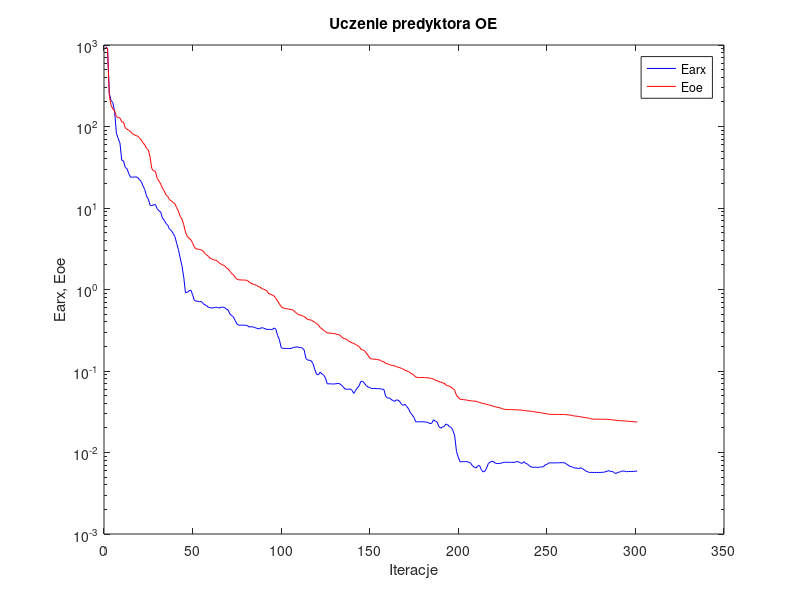
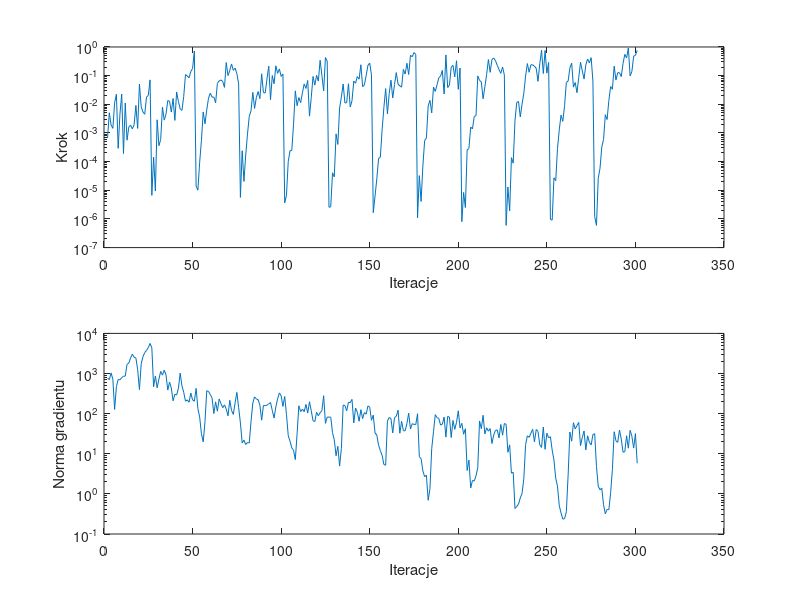

These charts were generated, in order, by the following MATLAB code:
%uczenie predyktora oe
clear all;
n=0; farx(n+1)=9.502487e+002; foe(n+1)=9.430594e+002; wspucz(n+1)=0.000000e+000; ng(n+1)=0.000000e+000;
%odnowa zmiennej metryki
n=1; farx(n+1)=9.040297e+002; foe(n+1)=8.905251e+002; krok(n+1)=6.650130e-004; ng(n+1)=7.638584e+002;
n=2; farx(n+1)=2.532303e+002; foe(n+1)=2.383231e+002; krok(n+1)=5.060913e-003; ng(n+1)=7.038138e+002;
n=3; farx(n+1)=2.083088e+002; foe(n+1)=1.813509e+002; krok(n+1)=1.889294e-003; ng(n+1)=1.035083e+003;
n=4; farx(n+1)=1.964804e+002; foe(n+1)=1.645506e+002; krok(n+1)=1.450408e-003; ng(n+1)=7.190953e+002;
n=5; farx(n+1)=1.515878e+002; foe(n+1)=1.551415e+002; krok(n+1)=1.136409e-002; ng(n+1)=1.273393e+002;
n=6; farx(n+1)=8.277605e+001; foe(n+1)=1.317973e+002; krok(n+1)=2.243330e-002; ng(n+1)=4.702660e+002;
n=7; farx(n+1)=7.112344e+001; foe(n+1)=1.294971e+002; krok(n+1)=2.905105e-004; ng(n+1)=7.141858e+002;
n=8; farx(n+1)=6.261980e+001; foe(n+1)=1.271152e+002; krok(n+1)=4.578975e-003; ng(n+1)=6.949234e+002;
n=9; farx(n+1)=3.871081e+001; foe(n+1)=1.138650e+002; krok(n+1)=2.280046e-002; ng(n+1)=7.839085e+002;
n=10; farx(n+1)=3.779984e+001; foe(n+1)=1.131960e+002; krok(n+1)=1.912125e-004; ng(n+1)=8.578137e+002;
n=11; farx(n+1)=3.149492e+001; foe(n+1)=9.600747e+001; krok(n+1)=1.109636e-002; ng(n+1)=8.593576e+002;
n=12; farx(n+1)=3.034037e+001; foe(n+1)=9.232597e+001; krok(n+1)=5.598060e-004; ng(n+1)=1.692251e+003;
n=13; farx(n+1)=2.633401e+001; foe(n+1)=8.992723e+001; krok(n+1)=1.620122e-003; ng(n+1)=1.819605e+003;
n=14; farx(n+1)=2.384308e+001; foe(n+1)=8.654059e+001; krok(n+1)=1.882699e-003; ng(n+1)=2.428768e+003;
n=15; farx(n+1)=2.393315e+001; foe(n+1)=8.094372e+001; krok(n+1)=1.389400e-003; ng(n+1)=3.040404e+003;
n=16; farx(n+1)=2.392994e+001; foe(n+1)=7.997786e+001; krok(n+1)=1.945210e-003; ng(n+1)=2.554361e+003;
n=17; farx(n+1)=2.414588e+001; foe(n+1)=7.713354e+001; krok(n+1)=9.128410e-003; ng(n+1)=2.439382e+003;
n=18; farx(n+1)=2.365518e+001; foe(n+1)=7.644817e+001; krok(n+1)=1.441974e-003; ng(n+1)=1.259609e+003;
n=19; farx(n+1)=2.230237e+001; foe(n+1)=7.232907e+001; krok(n+1)=5.079872e-002; ng(n+1)=3.973404e+002;
n=20; farx(n+1)=2.119365e+001; foe(n+1)=6.845229e+001; krok(n+1)=8.085176e-003; ng(n+1)=1.741767e+003;
n=21; farx(n+1)=1.873607e+001; foe(n+1)=6.329698e+001; krok(n+1)=5.355898e-003; ng(n+1)=2.632407e+003;
n=22; farx(n+1)=1.690381e+001; foe(n+1)=5.938006e+001; krok(n+1)=4.498477e-003; ng(n+1)=3.329793e+003;
n=23; farx(n+1)=1.406480e+001; foe(n+1)=5.415504e+001; krok(n+1)=1.789637e-002; ng(n+1)=3.771131e+003;
n=24; farx(n+1)=1.285228e+001; foe(n+1)=5.148973e+001; krok(n+1)=2.038266e-002; ng(n+1)=4.425169e+003;
n=25; farx(n+1)=1.083313e+001; foe(n+1)=4.234743e+001; krok(n+1)=7.119534e-002; ng(n+1)=5.625112e+003;
%odnowa zmiennej metryki
n=26; farx(n+1)=1.067351e+001; foe(n+1)=3.035447e+001; krok(n+1)=6.646278e-006; ng(n+1)=4.360816e+003;
n=27; farx(n+1)=1.093444e+001; foe(n+1)=2.855191e+001; krok(n+1)=1.433326e-004; ng(n+1)=4.696565e+002;
n=28; farx(n+1)=1.101569e+001; foe(n+1)=2.830125e+001; krok(n+1)=9.399927e-006; ng(n+1)=8.690318e+002;
n=29; farx(n+1)=9.816760e+000; foe(n+1)=2.315704e+001; krok(n+1)=2.883948e-003; ng(n+1)=4.401935e+002;
n=30; farx(n+1)=9.242887e+000; foe(n+1)=2.139592e+001; krok(n+1)=3.604935e-004; ng(n+1)=7.269259e+002;
n=31; farx(n+1)=8.911887e+000; foe(n+1)=1.971419e+001; krok(n+1)=5.880954e-004; ng(n+1)=1.127354e+003;
n=32; farx(n+1)=7.518141e+000; foe(n+1)=1.750744e+001; krok(n+1)=7.981858e-003; ng(n+1)=9.115102e+002;
n=33; farx(n+1)=7.070521e+000; foe(n+1)=1.620103e+001; krok(n+1)=2.804162e-003; ng(n+1)=1.214659e+003;
n=34; farx(n+1)=6.460379e+000; foe(n+1)=1.450332e+001; krok(n+1)=4.483426e-003; ng(n+1)=9.247089e+002;
n=35; farx(n+1)=6.143206e+000; foe(n+1)=1.385562e+001; krok(n+1)=1.350413e-002; ng(n+1)=3.873067e+002;
n=36; farx(n+1)=5.475248e+000; foe(n+1)=1.263959e+001; krok(n+1)=1.284535e-002; ng(n+1)=6.101989e+002;
n=37; farx(n+1)=5.309093e+000; foe(n+1)=1.227266e+001; krok(n+1)=5.355898e-003; ng(n+1)=4.340577e+002;
n=38; farx(n+1)=4.880550e+000; foe(n+1)=1.167511e+001; krok(n+1)=1.596372e-002; ng(n+1)=2.087915e+002;
n=39; farx(n+1)=4.480603e+000; foe(n+1)=1.131470e+001; krok(n+1)=2.739044e-003; ng(n+1)=3.035704e+002;
n=40; farx(n+1)=3.704343e+000; foe(n+1)=1.011339e+001; krok(n+1)=2.698544e-002; ng(n+1)=2.914622e+002;
n=41; farx(n+1)=3.099068e+000; foe(n+1)=9.177749e+000; krok(n+1)=1.262969e-002; ng(n+1)=4.292822e+002;
n=42; farx(n+1)=2.440471e+000; foe(n+1)=7.859287e+000; krok(n+1)=6.947618e-003; ng(n+1)=1.022823e+003;
n=43; farx(n+1)=1.959840e+000; foe(n+1)=7.320974e+000; krok(n+1)=6.130766e-003; ng(n+1)=4.941575e+002;
n=44; farx(n+1)=1.420338e+000; foe(n+1)=6.239813e+000; krok(n+1)=1.893212e-002; ng(n+1)=3.399768e+002;
n=45; farx(n+1)=9.122773e-001; foe(n+1)=5.077760e+000; krok(n+1)=1.084302e-001; ng(n+1)=2.039993e+002;
n=46; farx(n+1)=9.206506e-001; foe(n+1)=4.480881e+000; krok(n+1)=9.704432e-002; ng(n+1)=2.201253e+002;
n=47; farx(n+1)=9.642357e-001; foe(n+1)=4.250307e+000; krok(n+1)=8.388517e-002; ng(n+1)=1.922109e+002;
n=48; farx(n+1)=9.850840e-001; foe(n+1)=4.079080e+000; krok(n+1)=1.392689e-001; ng(n+1)=3.269532e+002;
n=49; farx(n+1)=8.635066e-001; foe(n+1)=3.747041e+000; krok(n+1)=1.775417e-001; ng(n+1)=2.201399e+002;
n=50; farx(n+1)=7.387684e-001; foe(n+1)=3.292790e+000; krok(n+1)=7.215816e-001; ng(n+1)=2.043011e+002;
%odnowa zmiennej metryki
n=51; farx(n+1)=7.205227e-001; foe(n+1)=3.151081e+000; krok(n+1)=1.384553e-005; ng(n+1)=4.256567e+002;
n=52; farx(n+1)=7.160746e-001; foe(n+1)=3.133095e+000; krok(n+1)=1.009346e-005; ng(n+1)=1.332873e+002;
n=53; farx(n+1)=7.092675e-001; foe(n+1)=3.093446e+000; krok(n+1)=9.458811e-005; ng(n+1)=8.245507e+001;
n=54; farx(n+1)=7.106211e-001; foe(n+1)=3.062723e+000; krok(n+1)=5.510555e-004; ng(n+1)=3.154141e+001;
n=55; farx(n+1)=6.712171e-001; foe(n+1)=2.952101e+000; krok(n+1)=5.414124e-003; ng(n+1)=1.980389e+001;
n=56; farx(n+1)=6.488624e-001; foe(n+1)=2.754910e+000; krok(n+1)=2.094724e-003; ng(n+1)=6.264821e+001;
n=57; farx(n+1)=6.290216e-001; foe(n+1)=2.647448e+000; krok(n+1)=6.401705e-003; ng(n+1)=3.719762e+002;
n=58; farx(n+1)=6.040998e-001; foe(n+1)=2.545293e+000; krok(n+1)=1.640492e-002; ng(n+1)=3.590385e+002;
n=59; farx(n+1)=5.994539e-001; foe(n+1)=2.410173e+000; krok(n+1)=2.452306e-002; ng(n+1)=2.995596e+002;
n=60; farx(n+1)=5.927668e-001; foe(n+1)=2.353141e+000; krok(n+1)=1.767909e-002; ng(n+1)=2.440768e+002;
n=61; farx(n+1)=5.990455e-001; foe(n+1)=2.310622e+000; krok(n+1)=1.793370e-002; ng(n+1)=1.006733e+002;
n=62; farx(n+1)=6.035417e-001; foe(n+1)=2.286064e+000; krok(n+1)=1.127471e-002; ng(n+1)=1.964804e+002;
n=63; farx(n+1)=6.050348e-001; foe(n+1)=2.240403e+000; krok(n+1)=5.382558e-002; ng(n+1)=1.152054e+002;
n=64; farx(n+1)=5.895853e-001; foe(n+1)=2.122590e+000; krok(n+1)=6.602029e-002; ng(n+1)=2.328790e+002;
n=65; farx(n+1)=6.064067e-001; foe(n+1)=2.052885e+000; krok(n+1)=7.092411e-002; ng(n+1)=1.787982e+002;
n=66; farx(n+1)=6.052840e-001; foe(n+1)=1.994419e+000; krok(n+1)=6.287977e-002; ng(n+1)=1.405866e+002;
n=67; farx(n+1)=6.041949e-001; foe(n+1)=1.969144e+000; krok(n+1)=3.899737e-002; ng(n+1)=1.653645e+002;
n=68; farx(n+1)=5.742130e-001; foe(n+1)=1.849159e+000; krok(n+1)=2.862909e-001; ng(n+1)=1.309452e+002;
n=69; farx(n+1)=5.649341e-001; foe(n+1)=1.797793e+000; krok(n+1)=1.003743e-001; ng(n+1)=8.841136e+001;
n=70; farx(n+1)=5.027383e-001; foe(n+1)=1.685655e+000; krok(n+1)=1.519256e-001; ng(n+1)=2.152607e+002;
n=71; farx(n+1)=4.791939e-001; foe(n+1)=1.569718e+000; krok(n+1)=2.553603e-001; ng(n+1)=1.196515e+002;
n=72; farx(n+1)=4.628419e-001; foe(n+1)=1.521284e+000; krok(n+1)=1.530377e-001; ng(n+1)=9.581423e+001;
n=73; farx(n+1)=4.169818e-001; foe(n+1)=1.406900e+000; krok(n+1)=1.827549e-001; ng(n+1)=1.849052e+002;
n=74; farx(n+1)=3.782885e-001; foe(n+1)=1.342058e+000; krok(n+1)=1.181740e-001; ng(n+1)=3.379151e+002;
n=75; farx(n+1)=3.650489e-001; foe(n+1)=1.315126e+000; krok(n+1)=5.138140e-002; ng(n+1)=1.430743e+002;
%odnowa zmiennej metryki
n=76; farx(n+1)=3.648665e-001; foe(n+1)=1.313305e+000; krok(n+1)=5.626291e-006; ng(n+1)=5.888241e+001;
n=77; farx(n+1)=3.656344e-001; foe(n+1)=1.306701e+000; krok(n+1)=2.396186e-004; ng(n+1)=1.858198e+001;
n=78; farx(n+1)=3.655430e-001; foe(n+1)=1.306122e+000; krok(n+1)=2.030432e-005; ng(n+1)=2.178817e+001;
n=79; farx(n+1)=3.640975e-001; foe(n+1)=1.303488e+000; krok(n+1)=1.701807e-004; ng(n+1)=1.702242e+001;
n=80; farx(n+1)=3.598515e-001; foe(n+1)=1.287490e+000; krok(n+1)=9.143281e-004; ng(n+1)=1.900831e+001;
n=81; farx(n+1)=3.455770e-001; foe(n+1)=1.228564e+000; krok(n+1)=3.816075e-003; ng(n+1)=1.858315e+001;
n=82; farx(n+1)=3.502851e-001; foe(n+1)=1.193067e+000; krok(n+1)=5.946996e-003; ng(n+1)=6.383442e+001;
n=83; farx(n+1)=3.472146e-001; foe(n+1)=1.163922e+000; krok(n+1)=2.610023e-002; ng(n+1)=1.842428e+002;
n=84; farx(n+1)=3.423289e-001; foe(n+1)=1.147592e+000; krok(n+1)=7.163682e-003; ng(n+1)=2.612087e+002;
n=85; farx(n+1)=3.358309e-001; foe(n+1)=1.129125e+000; krok(n+1)=1.729712e-002; ng(n+1)=2.328013e+002;
n=86; farx(n+1)=3.295922e-001; foe(n+1)=1.087849e+000; krok(n+1)=2.788482e-002; ng(n+1)=2.212809e+002;
n=87; farx(n+1)=3.318162e-001; foe(n+1)=1.073866e+000; krok(n+1)=1.576669e-002; ng(n+1)=1.621885e+002;
n=88; farx(n+1)=3.404656e-001; foe(n+1)=1.025710e+000; krok(n+1)=1.160291e-001; ng(n+1)=6.871050e+001;
n=89; farx(n+1)=3.367289e-001; foe(n+1)=1.010752e+000; krok(n+1)=2.556569e-002; ng(n+1)=1.595584e+002;
n=90; farx(n+1)=3.289538e-001; foe(n+1)=9.885501e-001; krok(n+1)=2.489395e-002; ng(n+1)=1.577952e+002;
n=91; farx(n+1)=3.234651e-001; foe(n+1)=9.615864e-001; krok(n+1)=7.680579e-002; ng(n+1)=1.620423e+002;
n=92; farx(n+1)=3.242878e-001; foe(n+1)=8.832089e-001; krok(n+1)=2.144024e-001; ng(n+1)=1.754747e+002;
n=93; farx(n+1)=3.238004e-001; foe(n+1)=8.773275e-001; krok(n+1)=1.438335e-002; ng(n+1)=1.882156e+002;
n=94; farx(n+1)=3.216741e-001; foe(n+1)=8.556202e-001; krok(n+1)=1.008497e-001; ng(n+1)=1.200577e+002;
n=95; farx(n+1)=3.368190e-001; foe(n+1)=8.340256e-001; krok(n+1)=5.214880e-002; ng(n+1)=7.776127e+001;
n=96; farx(n+1)=3.266165e-001; foe(n+1)=7.783099e-001; krok(n+1)=2.203117e-001; ng(n+1)=1.474106e+002;
n=97; farx(n+1)=2.723744e-001; foe(n+1)=7.249011e-001; krok(n+1)=1.204927e-001; ng(n+1)=2.329086e+002;
n=98; farx(n+1)=2.431040e-001; foe(n+1)=6.636315e-001; krok(n+1)=1.717868e-001; ng(n+1)=3.276995e+002;
n=99; farx(n+1)=1.937388e-001; foe(n+1)=6.199051e-001; krok(n+1)=9.363811e-002; ng(n+1)=2.802397e+002;
n=100; farx(n+1)=1.893412e-001; foe(n+1)=5.961002e-001; krok(n+1)=1.139041e-001; ng(n+1)=1.513475e+002;
%odnowa zmiennej metryki
n=101; farx(n+1)=1.892224e-001; foe(n+1)=5.843734e-001; krok(n+1)=3.632716e-006; ng(n+1)=2.673625e+002;
n=102; farx(n+1)=1.890459e-001; foe(n+1)=5.806457e-001; krok(n+1)=6.667567e-006; ng(n+1)=9.613814e+001;
n=103; farx(n+1)=1.883923e-001; foe(n+1)=5.766093e-001; krok(n+1)=9.986599e-005; ng(n+1)=2.841471e+001;
n=104; farx(n+1)=1.896612e-001; foe(n+1)=5.705325e-001; krok(n+1)=2.419010e-004; ng(n+1)=2.048014e+001;
n=105; farx(n+1)=1.897714e-001; foe(n+1)=5.678661e-001; krok(n+1)=2.425061e-004; ng(n+1)=1.411276e+001;
n=106; farx(n+1)=1.959079e-001; foe(n+1)=5.534356e-001; krok(n+1)=2.027075e-003; ng(n+1)=1.218787e+001;
n=107; farx(n+1)=1.950777e-001; foe(n+1)=5.278256e-001; krok(n+1)=2.941687e-002; ng(n+1)=7.166103e+000;
n=108; farx(n+1)=1.983011e-001; foe(n+1)=5.054907e-001; krok(n+1)=8.946591e-003; ng(n+1)=3.148815e+001;
n=109; farx(n+1)=1.945922e-001; foe(n+1)=4.891436e-001; krok(n+1)=1.725161e-002; ng(n+1)=1.571662e+002;
n=110; farx(n+1)=1.943271e-001; foe(n+1)=4.859542e-001; krok(n+1)=1.142218e-002; ng(n+1)=1.124585e+002;
n=111; farx(n+1)=1.911536e-001; foe(n+1)=4.745148e-001; krok(n+1)=2.508493e-002; ng(n+1)=1.296295e+002;
n=112; farx(n+1)=1.810069e-001; foe(n+1)=4.673715e-001; krok(n+1)=5.138140e-002; ng(n+1)=1.117194e+002;
n=113; farx(n+1)=1.418239e-001; foe(n+1)=4.461122e-001; krok(n+1)=3.571281e-002; ng(n+1)=1.695772e+002;
n=114; farx(n+1)=1.360183e-001; foe(n+1)=4.274321e-001; krok(n+1)=6.795565e-002; ng(n+1)=1.035009e+002;
n=115; farx(n+1)=1.356053e-001; foe(n+1)=4.254206e-001; krok(n+1)=3.858127e-003; ng(n+1)=1.977766e+002;
n=116; farx(n+1)=1.331464e-001; foe(n+1)=4.220514e-001; krok(n+1)=1.736512e-002; ng(n+1)=1.181789e+002;
n=117; farx(n+1)=1.231474e-001; foe(n+1)=4.081300e-001; krok(n+1)=9.327289e-002; ng(n+1)=6.655519e+001;
n=118; farx(n+1)=1.038827e-001; foe(n+1)=3.951644e-001; krok(n+1)=4.663645e-002; ng(n+1)=6.350621e+001;
n=119; farx(n+1)=9.118522e-002; foe(n+1)=3.808192e-001; krok(n+1)=1.025515e-001; ng(n+1)=1.084295e+002;
n=120; farx(n+1)=8.961539e-002; foe(n+1)=3.700245e-001; krok(n+1)=6.442938e-002; ng(n+1)=8.856743e+001;
n=121; farx(n+1)=9.662253e-002; foe(n+1)=3.417870e-001; krok(n+1)=3.435737e-001; ng(n+1)=1.057125e+002;
n=122; farx(n+1)=9.223283e-002; foe(n+1)=3.298399e-001; krok(n+1)=1.032026e-001; ng(n+1)=1.177525e+002;
n=123; farx(n+1)=8.918395e-002; foe(n+1)=3.152069e-001; krok(n+1)=2.954351e-002; ng(n+1)=2.796487e+002;
n=124; farx(n+1)=8.234453e-002; foe(n+1)=3.044702e-001; krok(n+1)=4.268310e-001; ng(n+1)=5.712952e+001;
n=125; farx(n+1)=6.962848e-002; foe(n+1)=2.934692e-001; krok(n+1)=3.240219e-001; ng(n+1)=8.180965e+001;
%odnowa zmiennej metryki
n=126; farx(n+1)=6.964499e-002; foe(n+1)=2.923668e-001; krok(n+1)=2.548789e-006; ng(n+1)=8.210940e+001;
n=127; farx(n+1)=6.959231e-002; foe(n+1)=2.914257e-001; krok(n+1)=2.678022e-006; ng(n+1)=8.150469e+001;
n=128; farx(n+1)=6.920807e-002; foe(n+1)=2.890311e-001; krok(n+1)=4.088483e-005; ng(n+1)=3.342645e+001;
n=129; farx(n+1)=6.933886e-002; foe(n+1)=2.883636e-001; krok(n+1)=2.921834e-005; ng(n+1)=2.235750e+001;
n=130; farx(n+1)=6.973274e-002; foe(n+1)=2.840809e-001; krok(n+1)=9.272824e-004; ng(n+1)=8.929090e+000;
n=131; farx(n+1)=7.048803e-002; foe(n+1)=2.797026e-001; krok(n+1)=3.984182e-004; ng(n+1)=1.530312e+001;
n=132; farx(n+1)=6.986703e-002; foe(n+1)=2.769283e-001; krok(n+1)=7.431661e-003; ng(n+1)=4.919737e+000;
n=133; farx(n+1)=6.720146e-002; foe(n+1)=2.648697e-001; krok(n+1)=1.785858e-002; ng(n+1)=1.357061e+001;
n=134; farx(n+1)=6.403229e-002; foe(n+1)=2.523770e-001; krok(n+1)=5.119273e-002; ng(n+1)=1.634297e+002;
n=135; farx(n+1)=6.020359e-002; foe(n+1)=2.478152e-001; krok(n+1)=1.111520e-002; ng(n+1)=1.596816e+002;
n=136; farx(n+1)=5.959187e-002; foe(n+1)=2.449941e-001; krok(n+1)=1.142218e-002; ng(n+1)=1.174496e+002;
n=137; farx(n+1)=5.969133e-002; foe(n+1)=2.323056e-001; krok(n+1)=5.221283e-002; ng(n+1)=1.928096e+002;
n=138; farx(n+1)=6.026254e-002; foe(n+1)=2.282230e-001; krok(n+1)=8.053672e-003; ng(n+1)=1.871705e+002;
n=139; farx(n+1)=5.793762e-002; foe(n+1)=2.222630e-001; krok(n+1)=1.333847e-002; ng(n+1)=2.264701e+002;
n=140; farx(n+1)=5.312379e-002; foe(n+1)=2.170308e-001; krok(n+1)=6.488875e-002; ng(n+1)=5.885683e+001;
n=141; farx(n+1)=5.751224e-002; foe(n+1)=2.119150e-001; krok(n+1)=5.424665e-002; ng(n+1)=1.380237e+002;
n=142; farx(n+1)=6.209700e-002; foe(n+1)=2.054312e-001; krok(n+1)=9.327289e-002; ng(n+1)=1.081731e+002;
n=143; farx(n+1)=6.588119e-002; foe(n+1)=2.005429e-001; krok(n+1)=7.517970e-002; ng(n+1)=6.450557e+001;
n=144; farx(n+1)=7.465436e-002; foe(n+1)=1.850741e-001; krok(n+1)=2.394184e-001; ng(n+1)=1.257154e+002;
n=145; farx(n+1)=7.482691e-002; foe(n+1)=1.821032e-001; krok(n+1)=4.109961e-002; ng(n+1)=7.523572e+001;
n=146; farx(n+1)=7.075898e-002; foe(n+1)=1.780714e-001; krok(n+1)=4.785362e-002; ng(n+1)=1.060424e+002;
n=147; farx(n+1)=6.644769e-002; foe(n+1)=1.661979e-001; krok(n+1)=1.006999e-001; ng(n+1)=9.723115e+001;
n=148; farx(n+1)=6.381199e-002; foe(n+1)=1.566155e-001; krok(n+1)=2.317569e-001; ng(n+1)=1.556868e+002;
n=149; farx(n+1)=6.258246e-002; foe(n+1)=1.438557e-001; krok(n+1)=2.725288e-001; ng(n+1)=1.452129e+002;
n=150; farx(n+1)=6.106901e-002; foe(n+1)=1.406796e-001; krok(n+1)=1.046893e-001; ng(n+1)=6.834010e+001;
%odnowa zmiennej metryki
n=151; farx(n+1)=6.107235e-002; foe(n+1)=1.400054e-001; krok(n+1)=1.654003e-006; ng(n+1)=9.197259e+001;
n=152; farx(n+1)=6.107333e-002; foe(n+1)=1.396220e-001; krok(n+1)=6.246714e-006; ng(n+1)=3.300003e+001;
n=153; farx(n+1)=6.076306e-002; foe(n+1)=1.385842e-001; krok(n+1)=2.481646e-005; ng(n+1)=2.930262e+001;
n=154; farx(n+1)=6.073292e-002; foe(n+1)=1.370978e-001; krok(n+1)=1.297027e-004; ng(n+1)=1.625921e+001;
n=155; farx(n+1)=6.052944e-002; foe(n+1)=1.357385e-001; krok(n+1)=1.421330e-004; ng(n+1)=1.199423e+001;
n=156; farx(n+1)=5.991902e-002; foe(n+1)=1.305831e-001; krok(n+1)=1.296700e-003; ng(n+1)=9.137836e+000;
n=157; farx(n+1)=5.937196e-002; foe(n+1)=1.300890e-001; krok(n+1)=7.716255e-003; ng(n+1)=5.379185e+000;
n=158; farx(n+1)=4.877960e-002; foe(n+1)=1.237973e-001; krok(n+1)=3.526755e-002; ng(n+1)=5.187938e+000;
n=159; farx(n+1)=4.656323e-002; foe(n+1)=1.226289e-001; krok(n+1)=4.648167e-003; ng(n+1)=6.497163e+001;
n=160; farx(n+1)=4.680151e-002; foe(n+1)=1.203534e-001; krok(n+1)=2.378798e-002; ng(n+1)=8.013506e+001;
n=161; farx(n+1)=4.511914e-002; foe(n+1)=1.175994e-001; krok(n+1)=6.939329e-002; ng(n+1)=7.481549e+001;
n=162; farx(n+1)=4.337743e-002; foe(n+1)=1.171430e-001; krok(n+1)=1.660195e-002; ng(n+1)=3.303307e+001;
n=163; farx(n+1)=4.244452e-002; foe(n+1)=1.153168e-001; krok(n+1)=4.904612e-002; ng(n+1)=7.946300e+001;
n=164; farx(n+1)=4.417524e-002; foe(n+1)=1.131716e-001; krok(n+1)=1.275354e-001; ng(n+1)=8.593084e+001;
n=165; farx(n+1)=4.386966e-002; foe(n+1)=1.110655e-001; krok(n+1)=5.004260e-002; ng(n+1)=1.217966e+002;
n=166; farx(n+1)=4.201403e-002; foe(n+1)=1.098919e-001; krok(n+1)=4.382471e-002; ng(n+1)=3.248430e+001;
n=167; farx(n+1)=3.893824e-002; foe(n+1)=1.073769e-001; krok(n+1)=3.962977e-002; ng(n+1)=6.429023e+001;
n=168; farx(n+1)=3.794216e-002; foe(n+1)=1.052387e-001; krok(n+1)=1.653712e-001; ng(n+1)=3.754751e+001;
n=169; farx(n+1)=3.891888e-002; foe(n+1)=1.021394e-001; krok(n+1)=1.134226e-001; ng(n+1)=3.735984e+001;
n=170; farx(n+1)=3.651268e-002; foe(n+1)=1.000422e-001; krok(n+1)=2.701727e-001; ng(n+1)=5.677115e+001;
n=171; farx(n+1)=3.418218e-002; foe(n+1)=9.804473e-002; krok(n+1)=1.096649e-001; ng(n+1)=1.026775e+002;
n=172; farx(n+1)=3.063918e-002; foe(n+1)=9.442819e-002; krok(n+1)=5.122170e-001; ng(n+1)=4.142467e+001;
n=173; farx(n+1)=2.898232e-002; foe(n+1)=9.186248e-002; krok(n+1)=4.572801e-001; ng(n+1)=5.619135e+001;
n=174; farx(n+1)=2.689355e-002; foe(n+1)=8.875042e-002; krok(n+1)=6.404647e-001; ng(n+1)=5.405141e+001;
n=175; farx(n+1)=2.379934e-002; foe(n+1)=8.427653e-002; krok(n+1)=5.490988e-001; ng(n+1)=5.363590e+001;
%odnowa zmiennej metryki
n=176; farx(n+1)=2.378709e-002; foe(n+1)=8.337659e-002; krok(n+1)=1.098329e-006; ng(n+1)=9.941658e+001;
n=177; farx(n+1)=2.381645e-002; foe(n+1)=8.327029e-002; krok(n+1)=3.242569e-005; ng(n+1)=8.449217e+000;
n=178; farx(n+1)=2.382011e-002; foe(n+1)=8.325974e-002; krok(n+1)=4.075597e-006; ng(n+1)=7.588072e+000;
n=179; farx(n+1)=2.380186e-002; foe(n+1)=8.321347e-002; krok(n+1)=6.937565e-005; ng(n+1)=3.748689e+000;
n=180; farx(n+1)=2.371969e-002; foe(n+1)=8.301451e-002; krok(n+1)=5.420077e-004; ng(n+1)=2.679489e+000;
n=181; farx(n+1)=2.356428e-002; foe(n+1)=8.275006e-002; krok(n+1)=6.752731e-004; ng(n+1)=2.930946e+000;
n=182; farx(n+1)=2.330954e-002; foe(n+1)=8.251425e-002; krok(n+1)=8.704305e-003; ng(n+1)=6.923529e-001;
n=183; farx(n+1)=2.266115e-002; foe(n+1)=8.150436e-002; krok(n+1)=1.378623e-002; ng(n+1)=1.342213e+000;
n=184; farx(n+1)=2.280206e-002; foe(n+1)=8.091163e-002; krok(n+1)=5.036156e-003; ng(n+1)=1.346849e+001;
n=185; farx(n+1)=2.520811e-002; foe(n+1)=7.951300e-002; krok(n+1)=4.000365e-002; ng(n+1)=3.526276e+001;
n=186; farx(n+1)=2.427112e-002; foe(n+1)=7.739758e-002; krok(n+1)=2.812841e-002; ng(n+1)=9.429194e+001;
n=187; farx(n+1)=2.363423e-002; foe(n+1)=7.617951e-002; krok(n+1)=4.781642e-002; ng(n+1)=7.926421e+001;
n=188; farx(n+1)=2.092704e-002; foe(n+1)=7.403937e-002; krok(n+1)=8.436372e-002; ng(n+1)=7.616646e+001;
n=189; farx(n+1)=1.985396e-002; foe(n+1)=7.320572e-002; krok(n+1)=9.599621e-002; ng(n+1)=5.183058e+001;
n=190; farx(n+1)=2.057414e-002; foe(n+1)=7.153880e-002; krok(n+1)=1.525604e-001; ng(n+1)=5.467733e+001;
n=191; farx(n+1)=2.076004e-002; foe(n+1)=7.105611e-002; krok(n+1)=2.284436e-002; ng(n+1)=8.221787e+001;
n=192; farx(n+1)=2.234595e-002; foe(n+1)=6.714338e-002; krok(n+1)=5.281352e-001; ng(n+1)=2.603732e+001;
n=193; farx(n+1)=2.194053e-002; foe(n+1)=6.612181e-002; krok(n+1)=3.864513e-002; ng(n+1)=8.532052e+001;
n=194; farx(n+1)=2.087067e-002; foe(n+1)=6.497042e-002; krok(n+1)=4.616585e-002; ng(n+1)=8.199215e+001;
n=195; farx(n+1)=2.027817e-002; foe(n+1)=6.305605e-002; krok(n+1)=1.981883e-001; ng(n+1)=2.538635e+001;
n=196; farx(n+1)=1.866003e-002; foe(n+1)=6.088636e-002; krok(n+1)=2.292046e-001; ng(n+1)=6.770561e+001;
n=197; farx(n+1)=1.587126e-002; foe(n+1)=5.767978e-002; krok(n+1)=9.035956e-002; ng(n+1)=4.056536e+001;
n=198; farx(n+1)=1.023262e-002; foe(n+1)=5.008696e-002; krok(n+1)=3.310405e-001; ng(n+1)=6.070679e+001;
n=199; farx(n+1)=8.767326e-003; foe(n+1)=4.756467e-002; krok(n+1)=3.338729e-002; ng(n+1)=1.176491e+002;
n=200; farx(n+1)=7.695926e-003; foe(n+1)=4.493565e-002; krok(n+1)=1.845727e-001; ng(n+1)=4.385595e+001;
%odnowa zmiennej metryki
n=201; farx(n+1)=7.696636e-003; foe(n+1)=4.478937e-002; krok(n+1)=8.022765e-007; ng(n+1)=5.741957e+001;
n=202; farx(n+1)=7.724619e-003; foe(n+1)=4.442570e-002; krok(n+1)=8.379583e-006; ng(n+1)=3.068589e+001;
n=203; farx(n+1)=7.736838e-003; foe(n+1)=4.422322e-002; krok(n+1)=2.488884e-006; ng(n+1)=4.198258e+001;
n=204; farx(n+1)=7.705521e-003; foe(n+1)=4.401628e-002; krok(n+1)=2.594055e-004; ng(n+1)=3.828072e+000;
n=205; farx(n+1)=7.599660e-003; foe(n+1)=4.328597e-002; krok(n+1)=2.838391e-004; ng(n+1)=6.933560e+000;
n=206; farx(n+1)=7.406372e-003; foe(n+1)=4.315959e-002; krok(n+1)=1.605669e-003; ng(n+1)=1.403954e+000;
n=207; farx(n+1)=6.870287e-003; foe(n+1)=4.282547e-002; krok(n+1)=1.389400e-003; ng(n+1)=2.164630e+000;
n=208; farx(n+1)=6.635350e-003; foe(n+1)=4.270835e-002; krok(n+1)=3.765398e-003; ng(n+1)=2.087824e+000;
n=209; farx(n+1)=6.425228e-003; foe(n+1)=4.259582e-002; krok(n+1)=3.990929e-003; ng(n+1)=2.800326e+000;
n=210; farx(n+1)=6.875406e-003; foe(n+1)=4.169432e-002; krok(n+1)=9.809225e-002; ng(n+1)=4.498582e+000;
n=211; farx(n+1)=6.912840e-003; foe(n+1)=4.119510e-002; krok(n+1)=6.827250e-002; ng(n+1)=6.575189e+001;
n=212; farx(n+1)=6.159789e-003; foe(n+1)=4.041548e-002; krok(n+1)=6.046686e-002; ng(n+1)=4.218326e+001;
n=213; farx(n+1)=5.779131e-003; foe(n+1)=3.985766e-002; krok(n+1)=1.559274e-002; ng(n+1)=9.108086e+001;
n=214; farx(n+1)=5.890250e-003; foe(n+1)=3.950839e-002; krok(n+1)=4.050274e-002; ng(n+1)=3.119231e+001;
n=215; farx(n+1)=6.445728e-003; foe(n+1)=3.905303e-002; krok(n+1)=1.101559e-001; ng(n+1)=4.435404e+001;
n=216; farx(n+1)=7.364999e-003; foe(n+1)=3.834648e-002; krok(n+1)=3.655097e-001; ng(n+1)=3.656789e+001;
n=217; farx(n+1)=7.599866e-003; foe(n+1)=3.810625e-002; krok(n+1)=1.305790e-001; ng(n+1)=4.233361e+001;
n=218; farx(n+1)=7.820794e-003; foe(n+1)=3.739742e-002; krok(n+1)=3.647485e-001; ng(n+1)=1.800246e+001;
n=219; farx(n+1)=7.709097e-003; foe(n+1)=3.690529e-002; krok(n+1)=4.144507e-001; ng(n+1)=2.937428e+001;
n=220; farx(n+1)=7.384417e-003; foe(n+1)=3.635807e-002; krok(n+1)=3.307424e-001; ng(n+1)=3.838781e+001;
n=221; farx(n+1)=7.317809e-003; foe(n+1)=3.582850e-002; krok(n+1)=2.292046e-001; ng(n+1)=3.919516e+001;
n=222; farx(n+1)=7.357204e-003; foe(n+1)=3.549258e-002; krok(n+1)=1.630613e-001; ng(n+1)=2.478025e+001;
n=223; farx(n+1)=7.369990e-003; foe(n+1)=3.503236e-002; krok(n+1)=1.202721e-001; ng(n+1)=5.385097e+001;
n=224; farx(n+1)=7.508403e-003; foe(n+1)=3.433349e-002; krok(n+1)=2.007487e-001; ng(n+1)=2.900769e+001;
n=225; farx(n+1)=7.595239e-003; foe(n+1)=3.391286e-002; krok(n+1)=1.052242e-001; ng(n+1)=5.673050e+001;
%odnowa zmiennej metryki
n=226; farx(n+1)=7.594428e-003; foe(n+1)=3.374737e-002; krok(n+1)=5.963090e-007; ng(n+1)=5.408740e+001;
n=227; farx(n+1)=7.584164e-003; foe(n+1)=3.367337e-002; krok(n+1)=1.302585e-005; ng(n+1)=1.090441e+001;
n=228; farx(n+1)=7.578300e-003; foe(n+1)=3.364846e-002; krok(n+1)=1.923071e-006; ng(n+1)=1.665948e+001;
n=229; farx(n+1)=7.572068e-003; foe(n+1)=3.357572e-002; krok(n+1)=1.376014e-004; ng(n+1)=3.279618e+000;
n=230; farx(n+1)=7.563874e-003; foe(n+1)=3.352008e-002; krok(n+1)=8.836179e-005; ng(n+1)=3.457088e+000;
n=231; farx(n+1)=7.588202e-003; foe(n+1)=3.349461e-002; krok(n+1)=2.716773e-003; ng(n+1)=4.319677e-001;
n=232; farx(n+1)=7.759518e-003; foe(n+1)=3.335324e-002; krok(n+1)=1.170476e-002; ng(n+1)=4.868588e-001;
n=233; farx(n+1)=7.669126e-003; foe(n+1)=3.329034e-002; krok(n+1)=1.250976e-002; ng(n+1)=5.559108e-001;
n=234; farx(n+1)=7.483859e-003; foe(n+1)=3.320203e-002; krok(n+1)=3.621201e-003; ng(n+1)=7.926526e-001;
n=235; farx(n+1)=7.354362e-003; foe(n+1)=3.305354e-002; krok(n+1)=1.012183e-002; ng(n+1)=1.027119e+000;
n=236; farx(n+1)=7.732205e-003; foe(n+1)=3.278538e-002; krok(n+1)=2.452306e-002; ng(n+1)=2.401119e+000;
n=237; farx(n+1)=7.337411e-003; foe(n+1)=3.257070e-002; krok(n+1)=9.809225e-002; ng(n+1)=1.702439e+001;
n=238; farx(n+1)=7.242490e-003; foe(n+1)=3.235465e-002; krok(n+1)=2.640812e-001; ng(n+1)=2.798952e+001;
n=239; farx(n+1)=6.892646e-003; foe(n+1)=3.223157e-002; krok(n+1)=1.310538e-001; ng(n+1)=2.568742e+001;
n=240; farx(n+1)=6.685639e-003; foe(n+1)=3.200403e-002; krok(n+1)=2.405442e-001; ng(n+1)=3.243543e+001;
n=241; farx(n+1)=6.575638e-003; foe(n+1)=3.183062e-002; krok(n+1)=2.381694e-001; ng(n+1)=4.071862e+001;
n=242; farx(n+1)=6.594721e-003; foe(n+1)=3.163397e-002; krok(n+1)=2.134155e-001; ng(n+1)=1.976972e+001;
n=243; farx(n+1)=6.597416e-003; foe(n+1)=3.127565e-002; krok(n+1)=1.803622e-001; ng(n+1)=4.032472e+001;
n=244; farx(n+1)=6.551238e-003; foe(n+1)=3.113087e-002; krok(n+1)=6.306675e-002; ng(n+1)=3.614641e+001;
n=245; farx(n+1)=6.620389e-003; foe(n+1)=3.098965e-002; krok(n+1)=2.601236e-001; ng(n+1)=1.672663e+001;
n=246; farx(n+1)=6.655367e-003; foe(n+1)=3.061057e-002; krok(n+1)=7.741360e-001; ng(n+1)=1.437229e+001;
n=247; farx(n+1)=6.675091e-003; foe(n+1)=3.035734e-002; krok(n+1)=1.183885e-001; ng(n+1)=4.636335e+001;
n=248; farx(n+1)=7.031011e-003; foe(n+1)=2.999049e-002; krok(n+1)=7.545111e-001; ng(n+1)=1.292220e+001;
n=249; farx(n+1)=7.143861e-003; foe(n+1)=2.986516e-002; krok(n+1)=1.221144e-001; ng(n+1)=3.252698e+001;
n=250; farx(n+1)=7.456926e-003; foe(n+1)=2.943684e-002; krok(n+1)=2.889625e-001; ng(n+1)=2.494309e+001;
%odnowa zmiennej metryki
n=251; farx(n+1)=7.457440e-003; foe(n+1)=2.940591e-002; krok(n+1)=9.623223e-007; ng(n+1)=2.652282e+001;
n=252; farx(n+1)=7.457885e-003; foe(n+1)=2.939832e-002; krok(n+1)=9.081789e-007; ng(n+1)=1.230588e+001;
n=253; farx(n+1)=7.456590e-003; foe(n+1)=2.932428e-002; krok(n+1)=2.722830e-005; ng(n+1)=6.995861e+000;
n=254; farx(n+1)=7.460298e-003; foe(n+1)=2.931803e-002; krok(n+1)=2.170937e-005; ng(n+1)=2.429969e+000;
n=255; farx(n+1)=7.474321e-003; foe(n+1)=2.928433e-002; krok(n+1)=2.878401e-004; ng(n+1)=1.565039e+000;
n=256; farx(n+1)=7.483024e-003; foe(n+1)=2.926355e-002; krok(n+1)=1.284763e-003; ng(n+1)=5.102736e-001;
n=257; farx(n+1)=7.501483e-003; foe(n+1)=2.924322e-002; krok(n+1)=4.187528e-003; ng(n+1)=3.355786e-001;
n=258; farx(n+1)=7.493177e-003; foe(n+1)=2.923739e-002; krok(n+1)=2.547833e-003; ng(n+1)=2.351026e-001;
n=259; farx(n+1)=7.490239e-003; foe(n+1)=2.921359e-002; krok(n+1)=8.928204e-003; ng(n+1)=2.415627e-001;
n=260; farx(n+1)=7.218301e-003; foe(n+1)=2.916921e-002; krok(n+1)=5.793922e-002; ng(n+1)=3.582060e-001;
n=261; farx(n+1)=7.008017e-003; foe(n+1)=2.895210e-002; krok(n+1)=6.418507e-002; ng(n+1)=2.928256e+000;
n=262; farx(n+1)=6.743266e-003; foe(n+1)=2.879012e-002; krok(n+1)=1.855710e-001; ng(n+1)=3.479790e+001;
n=263; farx(n+1)=6.696064e-003; foe(n+1)=2.854116e-002; krok(n+1)=2.745822e-001; ng(n+1)=2.053287e+001;
n=264; farx(n+1)=6.553903e-003; foe(n+1)=2.822184e-002; krok(n+1)=3.979978e-002; ng(n+1)=5.944295e+001;
n=265; farx(n+1)=6.425663e-003; foe(n+1)=2.797302e-002; krok(n+1)=5.753341e-002; ng(n+1)=4.166378e+001;
n=266; farx(n+1)=6.463791e-003; foe(n+1)=2.789478e-002; krok(n+1)=2.539936e-002; ng(n+1)=5.054309e+001;
n=267; farx(n+1)=6.311924e-003; foe(n+1)=2.767032e-002; krok(n+1)=8.589342e-002; ng(n+1)=6.052503e+001;
n=268; farx(n+1)=6.508934e-003; foe(n+1)=2.742162e-002; krok(n+1)=2.936023e-001; ng(n+1)=1.590064e+001;
n=269; farx(n+1)=6.351370e-003; foe(n+1)=2.712369e-002; krok(n+1)=1.463429e-001; ng(n+1)=2.556703e+001;
n=270; farx(n+1)=6.167851e-003; foe(n+1)=2.697998e-002; krok(n+1)=7.626731e-002; ng(n+1)=3.701609e+001;
n=271; farx(n+1)=5.916693e-003; foe(n+1)=2.678716e-002; krok(n+1)=2.393567e-001; ng(n+1)=1.247899e+001;
n=272; farx(n+1)=5.825933e-003; foe(n+1)=2.653469e-002; krok(n+1)=3.805404e-001; ng(n+1)=2.807021e+001;
n=273; farx(n+1)=5.671358e-003; foe(n+1)=2.630560e-002; krok(n+1)=2.785672e-001; ng(n+1)=1.932626e+001;
n=274; farx(n+1)=5.712466e-003; foe(n+1)=2.582686e-002; krok(n+1)=4.228884e-001; ng(n+1)=1.653095e+001;
n=275; farx(n+1)=5.691753e-003; foe(n+1)=2.568237e-002; krok(n+1)=6.458581e-002; ng(n+1)=3.020104e+001;
%odnowa zmiennej metryki
n=276; farx(n+1)=5.689754e-003; foe(n+1)=2.563331e-002; krok(n+1)=1.209405e-006; ng(n+1)=3.163368e+001;
n=277; farx(n+1)=5.689656e-003; foe(n+1)=2.563239e-002; krok(n+1)=5.968167e-007; ng(n+1)=4.827670e+000;
n=278; farx(n+1)=5.688369e-003; foe(n+1)=2.562840e-002; krok(n+1)=2.605170e-005; ng(n+1)=1.558743e+000;
n=279; farx(n+1)=5.691532e-003; foe(n+1)=2.562311e-002; krok(n+1)=5.815705e-005; ng(n+1)=1.264432e+000;
n=280; farx(n+1)=5.709422e-003; foe(n+1)=2.558546e-002; krok(n+1)=3.244032e-004; ng(n+1)=1.396326e+000;
n=281; farx(n+1)=5.726915e-003; foe(n+1)=2.557674e-002; krok(n+1)=5.899499e-004; ng(n+1)=5.365696e-001;
n=282; farx(n+1)=5.791077e-003; foe(n+1)=2.555657e-002; krok(n+1)=4.337081e-003; ng(n+1)=3.172407e-001;
n=283; farx(n+1)=5.883296e-003; foe(n+1)=2.553339e-002; krok(n+1)=2.947309e-003; ng(n+1)=4.108410e-001;
n=284; farx(n+1)=5.998261e-003; foe(n+1)=2.549049e-002; krok(n+1)=1.360507e-002; ng(n+1)=4.042136e-001;
n=285; farx(n+1)=5.835677e-003; foe(n+1)=2.537277e-002; krok(n+1)=4.149438e-002; ng(n+1)=1.063331e+000;
n=286; farx(n+1)=5.879559e-003; foe(n+1)=2.516528e-002; krok(n+1)=3.351559e-002; ng(n+1)=4.101950e+000;
n=287; farx(n+1)=5.647411e-003; foe(n+1)=2.496943e-002; krok(n+1)=2.143812e-001; ng(n+1)=3.534694e+001;
n=288; farx(n+1)=5.516927e-003; foe(n+1)=2.487829e-002; krok(n+1)=7.000904e-002; ng(n+1)=2.103314e+001;
n=289; farx(n+1)=5.706902e-003; foe(n+1)=2.474855e-002; krok(n+1)=1.261335e-001; ng(n+1)=1.918140e+001;
n=290; farx(n+1)=5.750608e-003; foe(n+1)=2.461467e-002; krok(n+1)=1.269153e-001; ng(n+1)=3.905392e+001;
n=291; farx(n+1)=5.862632e-003; foe(n+1)=2.453460e-002; krok(n+1)=9.228634e-002; ng(n+1)=2.329590e+001;
n=292; farx(n+1)=5.944084e-003; foe(n+1)=2.447579e-002; krok(n+1)=2.656312e-001; ng(n+1)=1.090767e+001;
n=293; farx(n+1)=5.885411e-003; foe(n+1)=2.438057e-002; krok(n+1)=5.520515e-001; ng(n+1)=1.127731e+001;
n=294; farx(n+1)=5.812743e-003; foe(n+1)=2.428472e-002; krok(n+1)=4.128102e-001; ng(n+1)=2.809438e+001;
n=295; farx(n+1)=5.850646e-003; foe(n+1)=2.414113e-002; krok(n+1)=9.282331e-001; ng(n+1)=1.376584e+001;
n=296; farx(n+1)=5.843273e-003; foe(n+1)=2.408064e-002; krok(n+1)=9.809225e-002; ng(n+1)=3.839523e+001;
n=297; farx(n+1)=5.867825e-003; foe(n+1)=2.397972e-002; krok(n+1)=1.400181e-001; ng(n+1)=2.730462e+001;
n=298; farx(n+1)=5.844471e-003; foe(n+1)=2.386251e-002; krok(n+1)=4.787134e-001; ng(n+1)=1.385476e+001;
n=299; farx(n+1)=5.892357e-003; foe(n+1)=2.374084e-002; krok(n+1)=5.122170e-001; ng(n+1)=3.178085e+001;
n=300; farx(n+1)=5.929613e-003; foe(n+1)=2.364599e-002; krok(n+1)=7.612154e-001; ng(n+1)=5.789744e+000;

figure; semilogy(farx,'b'); hold on; semilogy(foe,'r'); xlabel('Iteracje'); ylabel('Earx, Eoe'); legend('Earx','Eoe'); title('Uczenie predyktora OE');
figure; subplot(2,1,1); semilogy(krok); xlabel('Iteracje'); ylabel('Krok');
subplot(2,1,2); semilogy(ng); xlabel('Iteracje'); ylabel('Norma gradientu');
Earx=farx(n+1)
Eoe=foe(n+1)
